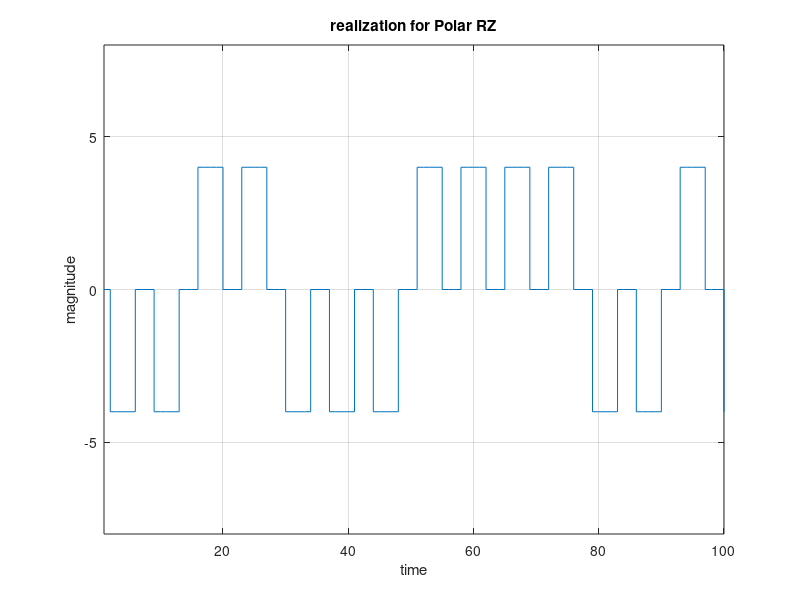
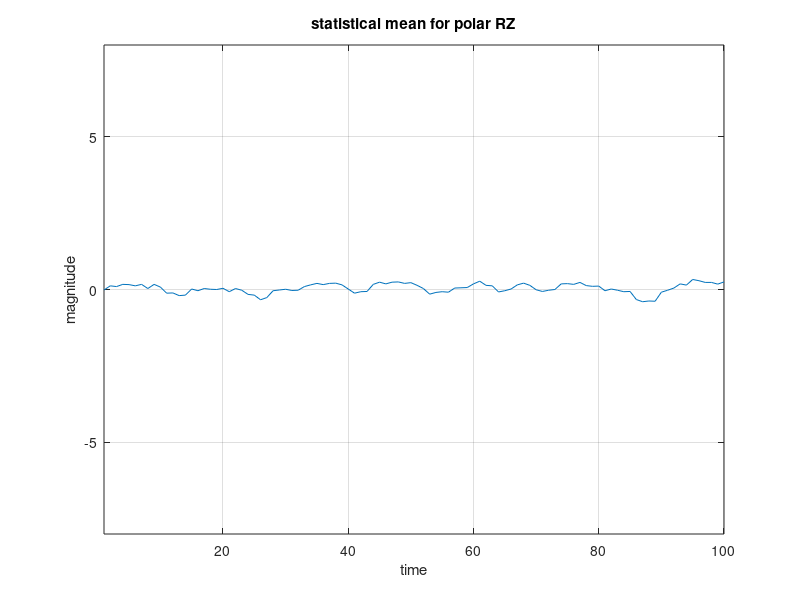
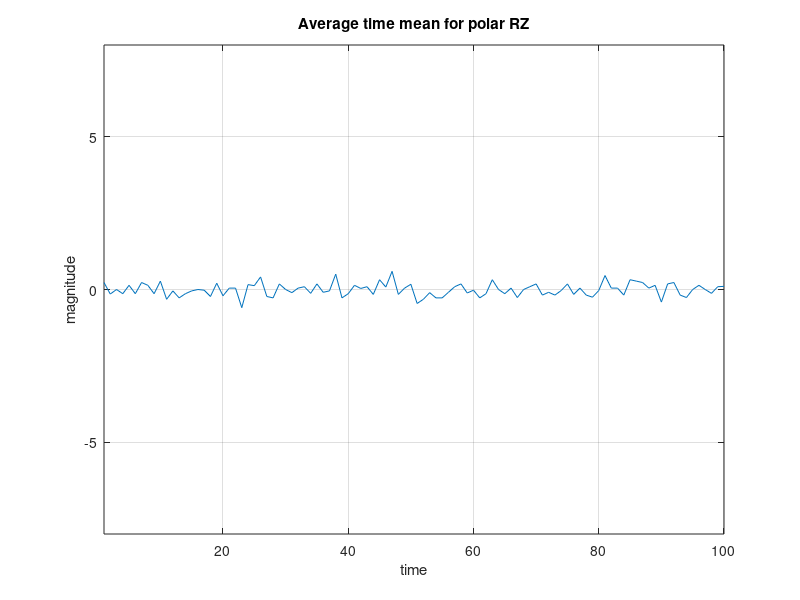
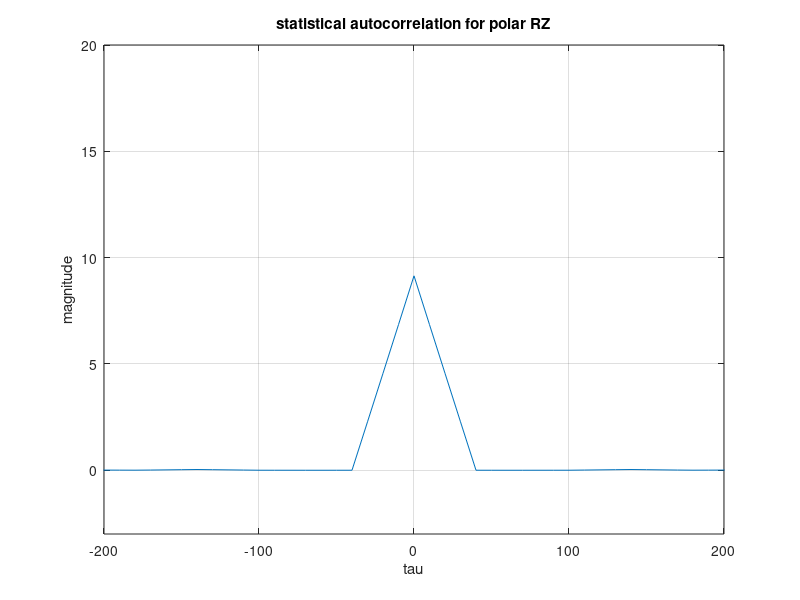

These figures' MATLAB source, in order:
%%%%%%%%%%%%%% project 1 %%%%%%%%%%%%%%%%%%%%%%%%%%%%%%%%
%generate the realizations
A=4;
N=700; %number of sample in each realization
random_rel=randi([0,1],500,101);
%%%%%%%%%%%%%%%%%%%%%%%%%%%%%%%%%%%%%%%%%%%%%%%%%%%%%%%%
%store every relization matrix
n = 500; % Number of matrices
m = 7; % Size of each matrix (number of rows)


%%%%%%%%%%%%%%%%%%%%%%%%%%%%%%%%%%%%%%%%%%%%%%%%%%%%%%%%%
undelayed_data=zeros(500,707);
for i=1:500
    undelayed_data(i,:)=repelem(random_rel(i,:),1,7);
end

%%%%%%%%%%%%%%%%%%%%%%%%%%%%%%%%%%%%%%%%%%%%%%%%%%%%%%%%%
%construct all line codes
random_rel_polar=2*A*undelayed_data-A;
random_rel_polar_rz=zeros(500,707);

for i=1:500
    h1=1;
    for j=1:707
        if h1<=4
            h1=h1+1;
            random_rel_polar_rz(i,j)=random_rel_polar(i,j);
        else    
            random_rel_polar_rz(i,j)=0;   
        if rem(j,7)==0            
            h1=1;
        end    
        end
    end
end

%%%%%%%%%%%%%%%%%%%%%%%%%%%%%%%%%%%%%%%%%%%%%%%%%%%%%%%


%take our bits only  
pol_RZ_delayed=zeros(500,700);
delay = randi([0 6],500,1);
for i=1:500
    
    pol_RZ_delayed(i,:) = random_rel_polar_rz (i, 8-delay(i) : 707-delay(i));
end
%%%%%%%%%%%%%%%%%%%%%%%%%%%%%%%%%%%%%%%%%%%%%%%%%%%%%%%%%%%%

% plot first realization
time = 1:100;  % Define time variable from 1 to 100
figure(1)
stairs(time,pol_RZ_delayed(1,1:100)); % Plot the data using a stair-step plot (stairs) for the first 100 points of data_t 
axis([1 100 -8 8]) % Set the axis limits for the plot
title('realization for Polar RZ');
ylabel('magnitude');
xlabel('time');
grid on
%%
% Statistical mean
statistical_mean=zeros(1,700);
for i=1:500
    statistical_mean=statistical_mean+pol_RZ_delayed(i,:);
end
statistical_mean=statistical_mean/500;
figure(2);
plot(time,statistical_mean(1,1:100)); %%plot the stastistical mean
axis([1 100 -8 8]) % Set the axis limits for the plot
title('statistical mean for polar RZ');
ylabel('magnitude');
xlabel('time');
grid on;

% time mean
average_mean=zeros(1,500);
pol_rz_trans=pol_RZ_delayed';
for i=1:700
    average_mean=average_mean+pol_rz_trans(i,:);
end
average_mean=average_mean/700;
figure(3);
plot(time,average_mean(1,1:100)); %plots the time average mean over the range of time
axis([1 100 -8 8]) % Set the axis limits for the plot
title('Average time mean for polar RZ');
ylabel('magnitude');
xlabel('time');
grid on;
%%
% statistical autocorrelation
statistical_autocorrelation_matrix= zeros(700,700);%define matrix 700*700
for m = 1:700
for n = m:700
%each column contains the mean of multiplying column m by each column n
statistical_autocorrelation_matrix(m,n-m+1) = mean(pol_RZ_delayed(:,m).*pol_RZ_delayed(:,n));
end
end
statistical_autocorrelation_matrix = [fliplr(mean(statistical_autocorrelation_matrix)) mean(statistical_autocorrelation_matrix)];%flip the matrix and concatenate , as ACF is even function
statistical_autocorrelation_matrix = cat(2,statistical_autocorrelation_matrix(1,1:699),statistical_autocorrelation_matrix(1,701:1400));%remove statistical_autocorrelation_matrix(0) as it repeated twice
time = -699:699;
figure(4);
plot(time*10,statistical_autocorrelation_matrix);
axis([-200 200 -3 20])  % Set the axis limits for the plot
title('statistical autocorrelation for polar RZ');
ylabel('magnitude');
xlabel('tau');
grid on;

% time autocorrelation
realization_before = zeros(500,700);
new_vect = pol_RZ_delayed(1,:);%take the first realization(waveform)
for i=1:500
%we add random bits by getting last bits of realiztions according to value of shifting and put them
%in the beginning of realiztion
realization_before(i,:) = horzcat(new_vect(700-i:700),new_vect(1:700-i-1));
end
time_autocorrelation_matrix_T = zeros(1,501);
for m = 1:500
%each column contains the mean of multiplying first realiztion by
%shifted version of the first realiztion(tau from 1 to 500)
%we take the transpose as mean works on vector columns
time_autocorrelation_matrix_T(1,m) = mean(transpose(realization_before(1,:).*realization_before(m,:)));
end
time_autocorrelation_matrix_T = [fliplr(time_autocorrelation_matrix_T) time_autocorrelation_matrix_T];%flip the matrix and concatenate as ACF is even function
time_autocorrelation_matrix_T = cat(2,time_autocorrelation_matrix_T(1,1:501),time_autocorrelation_matrix_T(1,503:1002));%remove time_autocorrelation_matrix(0) as it repeated twice
time = -500:500;
figure(5);
plot(time*10,time_autocorrelation_matrix_T);%we multiply the time with the sample duration
title('time autocorrelationfor polar RZ');
ylabel('magnitude');
xlabel('tau');
axis([-500 500 -20 20])  % Set the axis limits for the plot
grid on;

% calculate bandwidth (use fourier transform)
ft_Rx = fft(statistical_autocorrelation_matrix.');
shift_Rx = fftshift(ft_Rx);
fs = 1399;%lenghth of statistical autocorrelation function
f = fs/2*linspace(-1,1,fs);
figure(6);
plot(f*100/fs,abs(shift_Rx));
title('PSD for polar RZ');
ylabel('magnitude');
xlabel('frequency');
axis([-100 100 0 40]) % Set the axis limits for the plot
grid on;
